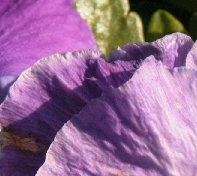
%> input picture data/dataset_grnerate/291/000t1.bmp, 197 x 176 px; its folder holds only this picture in this run
$ octave generate_train.m   (GNU Octave 9; MATLAB toolbox functions it lacks are replaced by stand-ins)
%> lines starting %> are read from the running program, lines starting %| are printed output that depends on the picture
clear;close all;

folder = 'dataset_grnerate/291';

savepath = 'train2.h5';
size_input = 41;
size_label = 41;
stride = 41;

%% scale factors
scale = [2,3,4];
%% downsizing
downsizes = [1,0.7,0.5];

%% initialization
data = zeros(size_input, size_input, 1, 1);
label = zeros(size_label, size_label, 1, 1);

count = 0;
margain = 0;

%% generate data
filepaths = [];
filepaths = [filepaths; dir(fullfile(folder, '*.jpg'))];
filepaths = [filepaths; dir(fullfile(folder, '*.bmp'))];

for i = 1 : length(filepaths)
    for flip = 1: 3
        for degree = 1 : 4
            for s = 1 : length(scale)
                for downsize = 1 : length(downsizes)
                    image = imread(fullfile(folder,filepaths(i).name));
%> image is the input picture: size 176x197x3 uint8; mean R, G, B 146.8, 104.8, 144.8

                    if flip == 1
                        image = flipdim(image ,1);
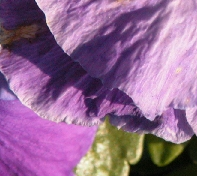
%> image: size 176x197x3 uint8; mean R, G, B 146.8, 104.8, 144.8; mean of the top-left, top-right, bottom-left and bottom-right quarters 99.2, 157.2, 158.1, 114
                    end
                    if flip == 2
                        image = flipdim(image ,2);
                    end

                    image = imrotate(image, 90 * (degree - 1));

                    image = imresize(image,downsizes(downsize),'bicubic');

                    if size(image,3)==3
                        image = rgb2ycbcr(image);
%> image: size 176x197x3 uint8; mean of channels 1, 2, 3 120.7, 139.3, 143.6
                        image = im2double(image(:, :, 1));
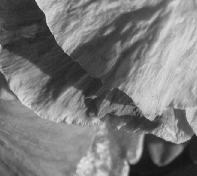
%> image: size 176x197 double; min 0.0706, max 0.894, mean 0.473

%> (the run ends here)

$ run again, on data/dataset_grnerate/291/000t3.bmp
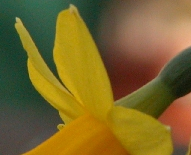
%> input picture data/dataset_grnerate/291/000t3.bmp, 191 x 155 px
%> image is the input picture: size 155x191x3 uint8; mean R, G, B 122, 102, 42.1
%> `image = flipdim(image ,1);`:
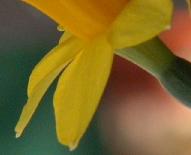
%> image: size 155x191x3 uint8; mean R, G, B 122, 102, 42.1; mean of the top-left, top-right, bottom-left and bottom-right quarters 86.1, 85.7, 83.6, 99.1
%> `image = im2double(image(:, :, 1));`:
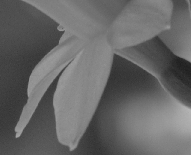
%> image: size 155x191 double; min 0.122, max 0.706, mean 0.403

$ run again, on data/dataset_grnerate/291/000t31.bmp
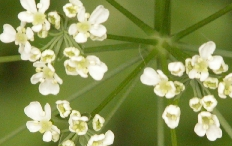
%> input picture data/dataset_grnerate/291/000t31.bmp, 232 x 146 px
%> image is the input picture: size 146x232x3 uint8; mean R, G, B 137.8, 147.8, 85.4
%> `image = flipdim(image ,1);`:
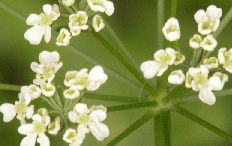
%> image: size 146x232x3 uint8; mean R, G, B 137.8, 147.8, 85.4; mean of the top-left, top-right, bottom-left and bottom-right quarters 128.3, 116.4, 150.3, 99.8
%> `image = im2double(image(:, :, 1));`:
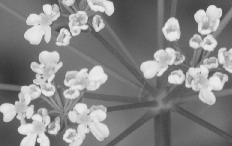
%> image: size 146x232 double; min 0.196, max 0.918, mean 0.527

$ run again, on data/dataset_grnerate/291/000t32.bmp
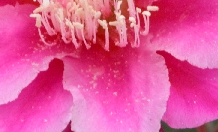
%> input picture data/dataset_grnerate/291/000t32.bmp, 218 x 132 px
%> image is the input picture: size 132x218x3 uint8; mean R, G, B 225.7, 85.1, 151.2
%> `image = flipdim(image ,1);`:
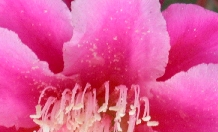
%> image: size 132x218x3 uint8; mean R, G, B 225.7, 85.1, 151.2; mean of the top-left, top-right, bottom-left and bottom-right quarters 169.8, 159.7, 142.4, 144
%> `image = im2double(image(:, :, 1));`:
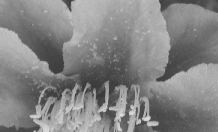
%> image: size 132x218 double; min 0.216, max 0.867, mean 0.516

$ run again, on data/dataset_grnerate/291/000t20.bmp
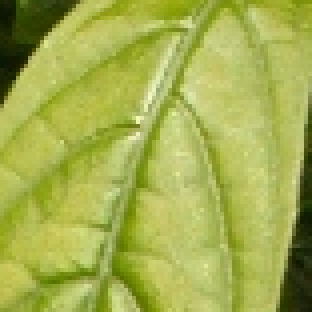
%> input picture data/dataset_grnerate/291/000t20.bmp, 78 x 78 px (shown 4 times larger)
%> image is the input picture: size 78x78x3 uint8; mean R, G, B 164.1, 174.9, 79.1
%> `image = flipdim(image ,1);`:
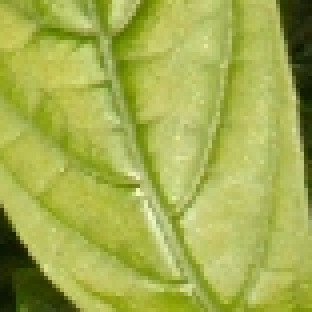
%> image: size 78x78x3 uint8 (shown 4 times larger); mean R, G, B 164.1, 174.9, 79.1; mean of the top-left, top-right, bottom-left and bottom-right quarters 137.3, 140, 128.6, 151.6
%> `image = im2double(image(:, :, 1));`:
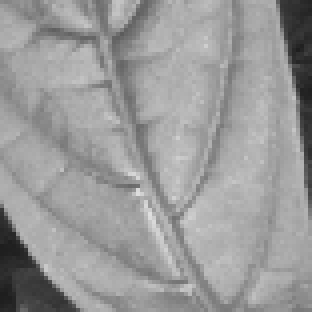
%> image: size 78x78 double (shown 4 times larger); min 0.118, max 0.875, mean 0.604
